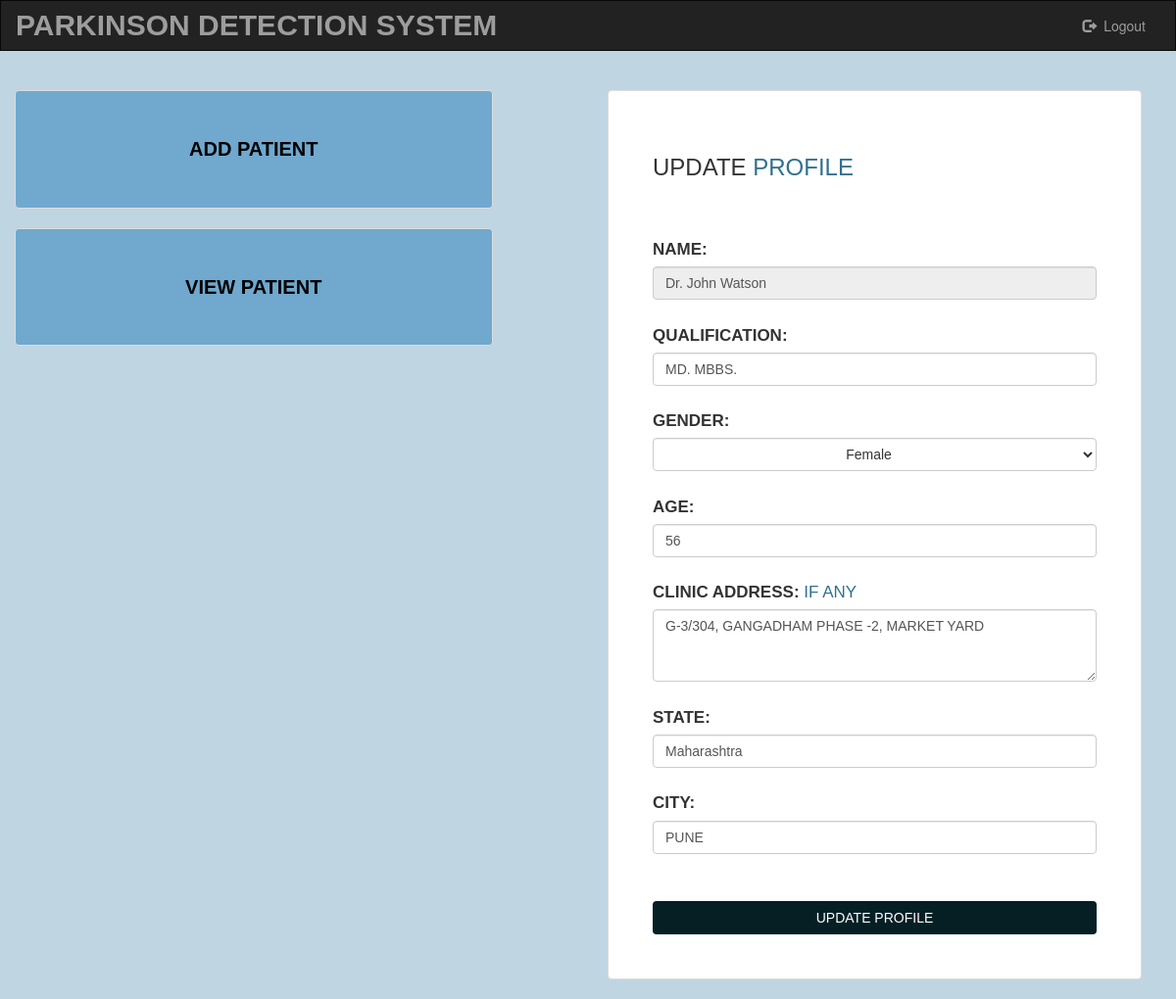
The app's page /account/doctor-account (signed in) with its own data.
### account/models.py (models this page shows, shortened)
class DoctorProfileModel(models.Model):
    user = models.OneToOneField(User, on_delete=models.CASCADE)
    name = models.CharField(max_length=100, error_messages={'required': 'Please Enter your name'}, default='Dr. ')
    age = models.IntegerField(blank=True, default=0)
    gender = models.CharField(max_length=10, default='Male')
    qualification = models.CharField(max_length=150, default='')
    clinic_address = models.TextField(max_length=300, default='', help_text='If Any', blank=True, null=True)
    state = models.CharField(max_length=20, default='')
    city = models.CharField(max_length=20, default='')

### account/views.py (the view)
# urls.py: path('doctor-account', views.doctor_account_index, name='doctor_account_index'),
def doctor_account_index(request):
    print('doctor_account_index')
    if request.method == 'POST':
        print('------ a doctor')
        profile = DoctorProfileModel.objects.get(user=request.user)
        is_user = True
        if request.method == 'POST':
            print('-------- in doc POST')
            form_profile = DoctorEditProfileForm(request.POST, instance=request.user)
            if form_profile.is_valid():
                print(f'-------- in doc post form valid \n-------- {form_profile.data}')
                print(f'-------- in doc post old age -------- {profile.age}')
                profile.age = form_profile.cleaned_data['age']
                profile.qualification = form_profile.cleaned_data['qualification']
                profile.clinic_address = form_profile.cleaned_data['clinic_address']
                profile.state = form_profile.cleaned_data['state']
                profile.city = form_profile.cleaned_data['city']
                profile.gender = form_profile.cleaned_data['gender']
                profile.save()
                print(f'-------- in doc post new age -------- {profile.age}')
                print(f'-------- in doc post id \n-------- {profile.id}')
                context = {
                    'form': form_profile,
                    'is_user': is_user
                }
                print('account render')
                return render(request, 'account/index.html', context)
    else:
        profile = DoctorProfileModel.objects.get(user=request.user)
        if profile:
            is_user = True
            form_profile = DoctorEditProfileForm(initial={
                'name': profile.name,
                'qualification': profile.qualification,
                'gender': profile.gender,
                'age': profile.age,
                'clinic_address': profile.clinic_address,
                'state': profile.state,
                'city': profile.city,
            })
            context = {
                'form': form_profile,
                'is_user': is_user
            }
            return render(request, 'account/index.html', context)# login page

### account/forms.py
class DoctorEditProfileForm(forms.ModelForm):
    gender_choices = [
        ('Male', 'Male'),
        ('Female', 'Female'),
    ]
    gender = forms.ChoiceField(choices=gender_choices, required=False,
                               widget=forms.Select(
                                   attrs={'class': 'form-inline form-control btn btn-default dropdown-toggle'}))
    class Meta:
        model = DoctorProfileModel
        fields = ['name', 'qualification', 'gender', 'age', 'clinic_address', 'state', 'city']
        widgets = {
            'name': forms.TextInput(attrs={'class': 'form-control', 'readonly': ''}),
            'qualification': forms.TextInput(attrs={'class': 'form-control'}),
            'clinic_address': forms.Textarea(attrs={'class': "form-control", '!required': '',
                                                    'rows': '3'}),
            'age': forms.NumberInput(attrs={'class': 'form-control'}),
            'state': forms.TextInput(attrs={'class': 'form-control'}),
            'city': forms.TextInput(attrs={'class': 'form-control'}),
        }

### account/templates/account/index.html (shortened to what this page needs)
<!DOCTYPE html>
<html lang="en">
<head>
  {% load static %}
  <link rel="stylesheet" href="https://maxcdn.bootstrapcdn.com/bootstrap/3.3.6/css/bootstrap.min.css">
  <link rel="stylesheet" type="text/css" href="{% static 'account/style.css' %}"/>
</head>
<body>
<nav class="navbar navbar-inverse">
  <div class="container-fluid">
    <div class="navbar-header">
      <a class="navbar-brand" href="{% url 'index' %}">Parkinson Detection System</a>
    </div>
    <div class="collapse navbar-collapse" id="topNavBar">
      <ul class="nav navbar-nav navbar-right">
        <li>
          {% if is_user %}
            <a href="{% url 'account:logout_user' %}">
              <span class="glyphicon glyphicon-log-out" aria-hidden="true"></span>&nbsp; Logout
            </a>
          {% endif %}
        </li>
      </ul>
    </div>
  </div>
</nav>
<div class="container">
  <div class="row custom-margin">
    <div class="col-md-6">
      <div class="row justify-content-md-center align-items-md-center ">
        {% if is_user %}
          <a href="{% url 'account:register_patient' %}">
            <div id="index" class="thumbnail col-md-10" align="center">Add  Patient</div>
          </a>
        {% endif %}
      </div>
      <div class="row justify-content-md-center align-items-md-center ">
        {% if is_user %}
          <a href="{% url 'account:patient_list' %}">
            <div id="index" class="thumbnail  col-md-10" align="center">View Patient</div>
          </a>
        {% endif %}
      </div>
    </div>
    <div class="col-md-6">
      <div class="row justify-content-md-center align-items-md-center ">
        {% if is_user %}
          <div id="register" class="thumbnail col justify-content-md-center ">
            <form action="{% url 'account:doctor_account_index' %}" method="POST">
            <h3>Update <span class="text-info">Profile</span></h3><br>
              <div class="row">
              <div class="col-md-12">
                {% for field in form %}
                  <div class="col-sm-offset-2 col-sm-10">
                    <br>
                  </div>
                  {{ field.label_tag }}&nbsp;<span class="text-info">{{ field.help_text }}</span><br>
                  {{ field }}
                {% endfor %}
              </div>
            </div>
            <br>
            <br>
            <div class="justify-content-md-center" align="center">
              <input class="btn btn-custom btn-md btn-block" type="submit" value="Update Profile">
            </div>
            </form>
          </div>
        {% endif %}
      </div>
    </div>
  </div>
</body>
</html>

### account/static/account/style.css (style rules this page uses)
body { background-size: cover; background-repeat: no-repeat; background-color: #BFD5E2; }
.navbar { border-radius: 0; }
.navbar-brand { font-family: 'Verdana', sans-serif; text-transform: uppercase; font-weight: bold; font-size: 30px; }
#register.thumbnail { z-index: 10; margin-left: 2rem; margin-right: 2rem; padding: 4.5rem; font-family: 'Verdana', sans-serif; text-transform: uppercase; font-size: 17px; }
#index.thumbnail { z-index: 10; padding: 4.5rem; font-family: 'Verdana', sans-serif; font-weight: bold; text-transform: uppercase; font-size: 20px; background-color: #5297c7b8; color: #000000; }
.custom-margin { margin-top: 2rem; }
.btn-custom { background-color: #051F24; color: white; text-transform: uppercase; }

### records on screen
DoctorProfileModel: form "Dr. John Watson" "MD. MBBS." "Female" "56" "G-3/304, GANGADHAM PHASE -2, MARKET YARD" "Maharashtra" "PUNE"

### other values on screen
{{ field.label_tag }} "NAME:" "QUALIFICATION:" "GENDER:" "AGE:" "CLINIC ADDRESS:" "STATE:" "CITY:"
{{ field.help_text }} "IF ANY"
